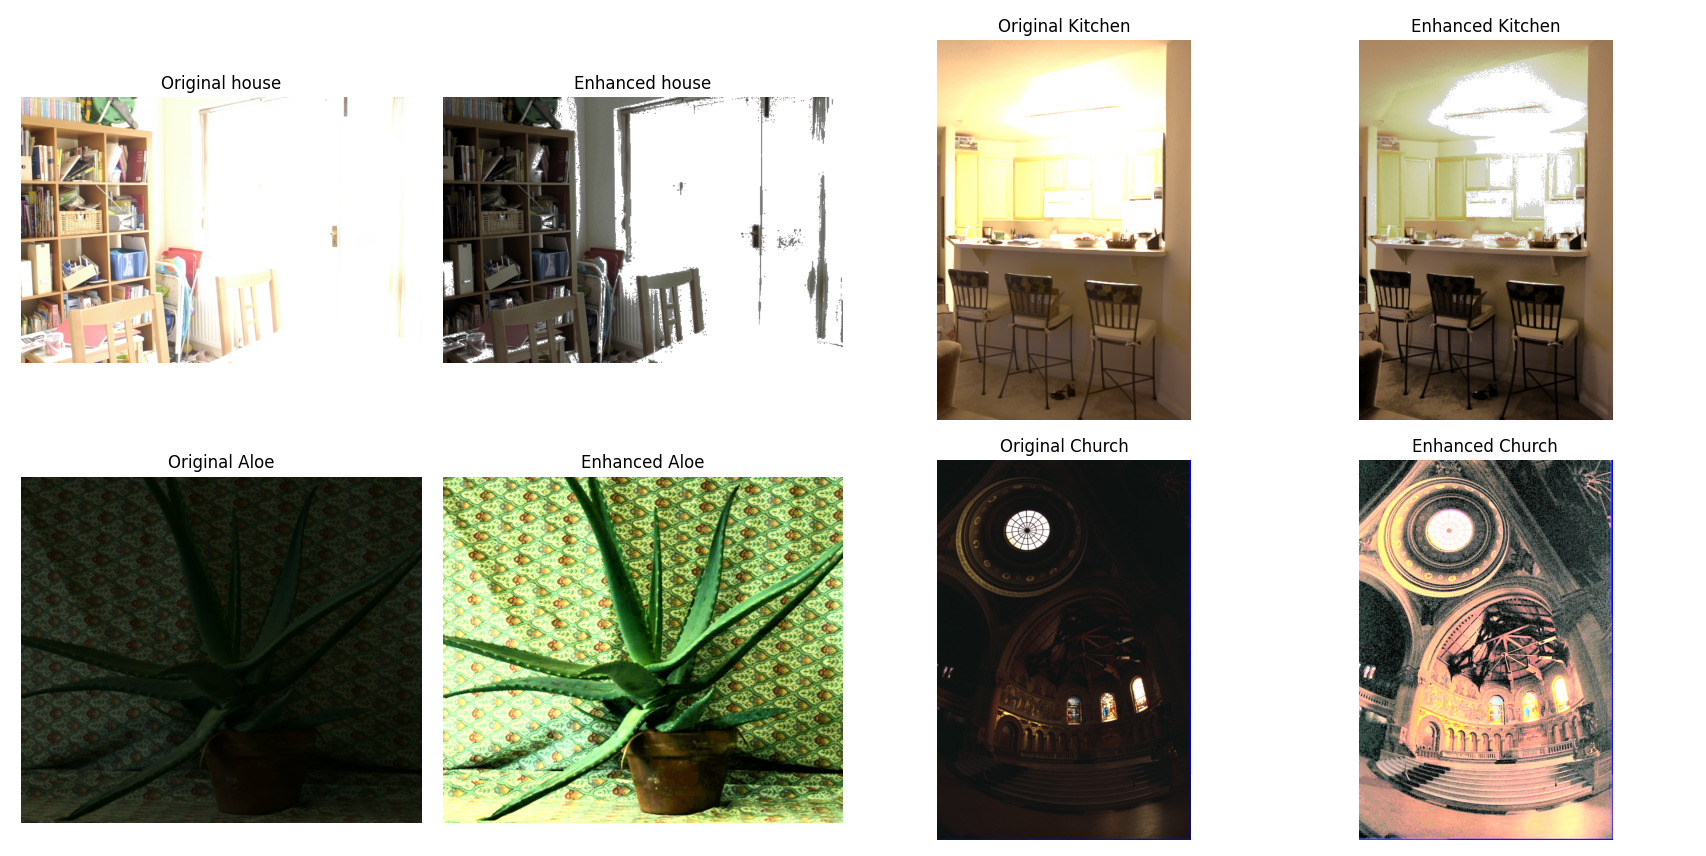

Generate this figure with Python:
import numpy as np
from PIL import Image
import matplotlib.pyplot as plt

# RGB 轉換為 HSI 
def rgb2hsi(image):
    """
    將 RGB 影像轉換為 HSI 色彩空間
    :param image: 輸入影像 (numpy array)
    :return: HSI 影像 (numpy array)
    """
    image=image.astype(np.float32)/255.0 # 正規化至 [0,1]
    r,g,b=image[:,:,0],image[:,:,1],image[:,:,2]

    # 計算色調 (H)
    num=0.5*((r-g)+(r-b))
    den=np.sqrt((r-g)**2+(r-b)*(g-b))+1e-10
    theta=np.arccos(num/den)
    H=np.where(b>g,2*np.pi-theta,theta)
    H/=2*np.pi # 正規化至 [0,1]

    # 計算飽和度 (S)
    min_rgb=np.minimum(np.minimum(r,g),b)
    sum_rgb=r+g+b+1e-10
    S=1-3*min_rgb/sum_rgb
    S[sum_rgb==0]=0 # 處理邊界情況

    # 計算亮度 (I)
    I=sum_rgb/3.0

    return np.stack((H,S,I),axis=-1)

# HSI 直方圖均衡化函數
def histogram(hsi):
    """
    對 HSI 影像的亮度 (I) 通道進行直方圖均衡化
    :param hsi: HSI 影像 (numpy array)
    :return: 均衡化後的 HSI 影像
    """
    H,S,I=hsi[:,:,0],hsi[:,:,1],hsi[:,:,2]
    flat_I=I.flatten()
    sorted_I=np.sort(flat_I)
    unique,counts=np.unique(sorted_I,return_counts=True)

    # 累積分布
    cumulative=np.cumsum(counts)
    normalized_cumulative=(cumulative-cumulative.min())/(cumulative.max()-cumulative.min())

    # 將原始亮度映射至均衡亮度
    eq_map=dict(zip(unique,normalized_cumulative))
    I_eq=np.vectorize(eq_map.get)(I)

    # 組合 H,S 和均衡後的 I
    hsi_eq=np.stack((H,S,I_eq),axis=-1)
    return hsi_eq

# HSI 轉換為 RGB 函數
def hsi2rgb(hsi):
    """
    將 HSI 影像轉換回 RGB 色彩空間
    :param hsi: HSI 影像 (numpy array)
    :return: RGB 影像 (numpy array)
    """
    H,S,I=hsi[:,:,0]*2*np.pi,hsi[:,:,1],hsi[:,:,2]
    R,G,B=np.zeros_like(H),np.zeros_like(H),np.zeros_like(H)

    # RG 區域
    rg_mask=(0<=H)&(H<2*np.pi/3)
    B[rg_mask]=I[rg_mask]*(1-S[rg_mask])
    R[rg_mask]=I[rg_mask]*(1+S[rg_mask]*np.cos(H[rg_mask])/np.cos(np.pi/3-H[rg_mask]))
    G[rg_mask]=3*I[rg_mask]-(R[rg_mask]+B[rg_mask])

    # GB 區域
    gb_mask=(2*np.pi/3<=H)&(H<4*np.pi/3)
    R[gb_mask]=I[gb_mask]*(1-S[gb_mask])
    G[gb_mask]=I[gb_mask]*(1+S[gb_mask]*np.cos(H[gb_mask]-2*np.pi/3)/np.cos(np.pi-H[gb_mask]))
    B[gb_mask]=3*I[gb_mask]-(R[gb_mask]+G[gb_mask])

    # BR 區域
    br_mask=(4*np.pi/3<=H)&(H<=2*np.pi)
    G[br_mask]=I[br_mask]*(1-S[br_mask])
    B[br_mask]=I[br_mask]*(1+S[br_mask]*np.cos(H[br_mask]-4*np.pi/3)/np.cos(5*np.pi/3-H[br_mask]))
    R[br_mask]=3*I[br_mask]-(G[br_mask]+B[br_mask])

    rgb=np.clip(np.stack((R,G,B),axis=-1),0,1) # 確保值在 [0,1] 範圍內
    return (rgb*255).astype(np.uint8)

plt.figure(figsize=(12,8))

p1=np.array(Image.open('house.jpg'))
p2=np.array(Image.open('kitchen.jpg'))
p3=np.array(Image.open('aloe.jpg'))
p4=np.array(Image.open('church.jpg'))

hsi1=rgb2hsi(p1)
hsi2=rgb2hsi(p2)
hsi3=rgb2hsi(p3)
hsi4=rgb2hsi(p4)

hsi1_eq=histogram(hsi1)
hsi2_eq=histogram(hsi2)
hsi3_eq=histogram(hsi3)
hsi4_eq=histogram(hsi4)

rgb1=hsi2rgb(hsi1_eq)
rgb2=hsi2rgb(hsi2_eq)
rgb3=hsi2rgb(hsi3_eq)
rgb4=hsi2rgb(hsi4_eq)

# House
plt.subplot(2,4,1)
plt.imshow(p1)
plt.title('Original house')
plt.axis('off')
plt.subplot(2,4,2)
plt.imshow(rgb1)
plt.title('Enhanced house')
plt.axis('off')

# Kitchen
plt.subplot(2,4,3)
plt.imshow(p2)
plt.title('Original Kitchen')
plt.axis('off')
plt.subplot(2,4,4)
plt.imshow(rgb2)
plt.title('Enhanced Kitchen')
plt.axis('off')

# Aloe
plt.subplot(2,4,5)
plt.imshow(p3)
plt.title('Original Aloe')
plt.axis('off')
plt.subplot(2,4,6)
plt.imshow(rgb3)
plt.title('Enhanced Aloe')
plt.axis('off')

# Church
plt.subplot(2,4,7)
plt.imshow(p4)
plt.title('Original Church')
plt.axis('off')
plt.subplot(2,4,8)
plt.imshow(rgb4)
plt.title('Enhanced Church')
plt.axis('off')

plt.tight_layout()
plt.show()
